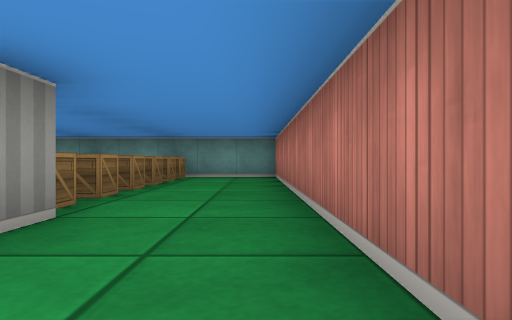
[1] (above)

12 first-person views from a walk through a cub3D maze. The camera is about half as high as the walls, looks level and sees 75° across. The floor is counted in squares. Each view is taken from the middle of a square. On the plan, view 1 faces up. The plan holds only what a view shows up to about 9 squares ahead; the rest is blank.

[2]
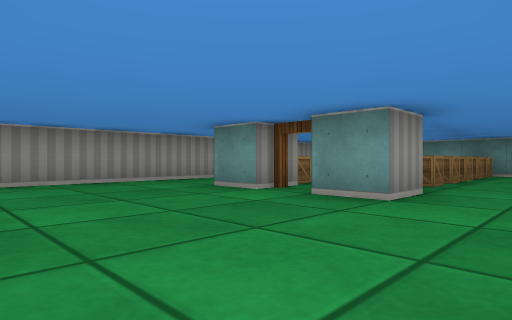

[3]
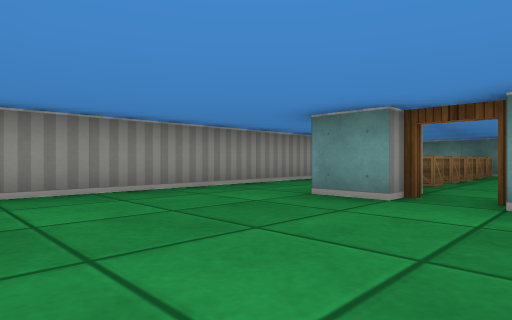

[4]
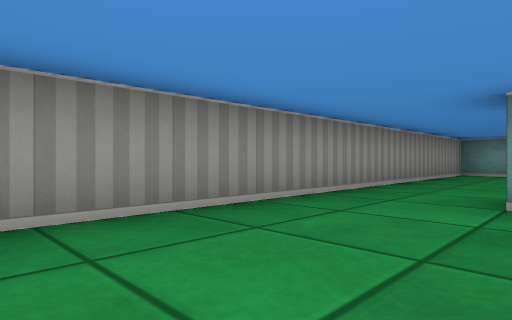

[5]
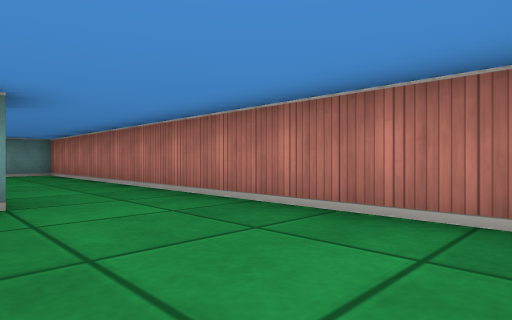

[6]
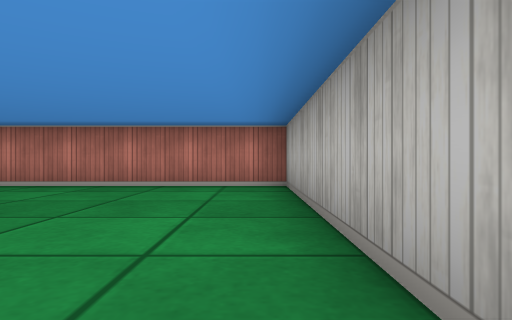

[7]
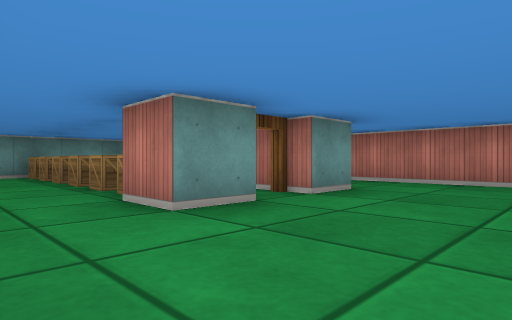

[8]
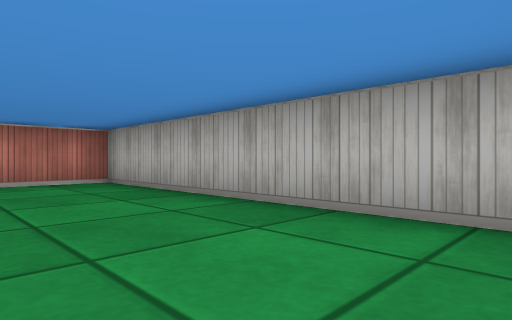

[9]
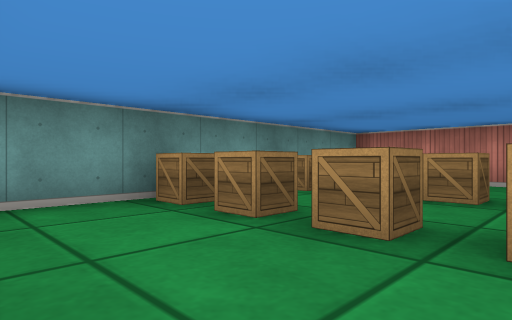

[10]
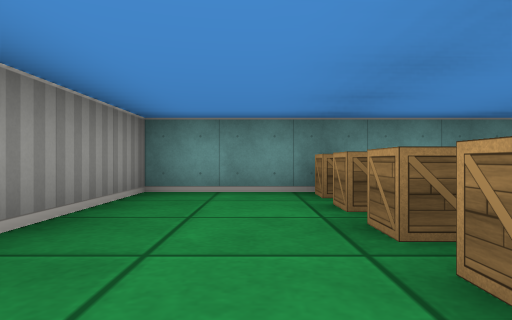

[11]
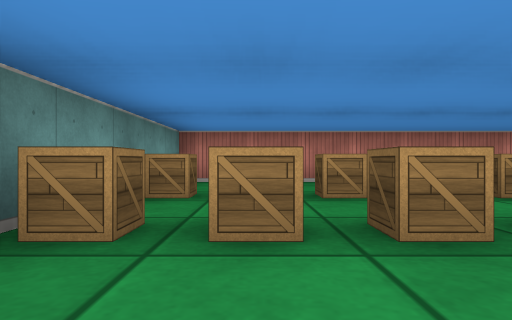

[12]
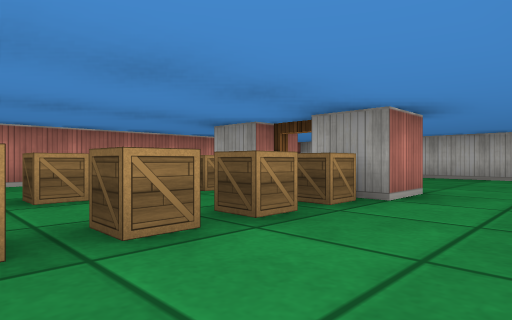

### Floor plan
Points are (right, up) in squares from view 1. A wall is a line through its corners. A room is listed if a view was taken in it or the views show most of it. See-through windows are left out.
Room 1 (views 1, 2, 3, 4, 5, 6, 7, 8)
walls: (-3.5, 1.5) (-4.5, 1.5) (-4.5, 2.5); (-1.5, 2.5) (-1.5, 1.5) (-2.5, 1.5); (-5.8, -2.5) (0.5, -2.5) (0.5, 2.5); (-6.5, 2.6) (-6.5, -1.8)
ways out: opening at (-5.5, 2) to room 2; opening at (-0.5, 2) to room 2; open door at (-3, 2) to room 2
Room 2 (views 9, 10, 11, 12)
walls: (-2.5, 2.5) (-1.5, 2.5); (-4.5, 2.5) (-3.5, 2.5); (0.5, 2.5) (0.5, 8.5) (-6.5, 8.5) (-6.5, 2.6)
ways out: opening at (-5.5, 2) to room 1; opening at (-0.5, 2) to room 1; open door at (-3, 2) to room 1
objects: crate (-4, 3); crate (-4, 4); crate (-4, 5); crate (-4, 6); crate (-4, 7); crate (-4, 8); crate (-2, 3); crate (-2, 4); crate (-2, 5); crate (-2, 6); crate (-2, 7); crate (-2, 8)

Where each view was taken, in squares from view 1:
view 1: 0 up, 0 right, facing up
view 2: 2 down, 0 right, facing up-left
view 3: 2 down, 2 left, facing up-left
view 4: 2 down, 4 left, facing up-left
view 5: 2 down, 2 left, facing up-right
view 6: 2 down, 5 left, facing right
view 7: 1 down, 6 left, facing up-right
view 8: 0 up, 6 left, facing down-right
view 9: 5 up, 6 left, facing up-right
view 10: 4 up, 5 left, facing up
view 11: 7 up, 6 left, facing right
view 12: 6 up, 6 left, facing down-right
